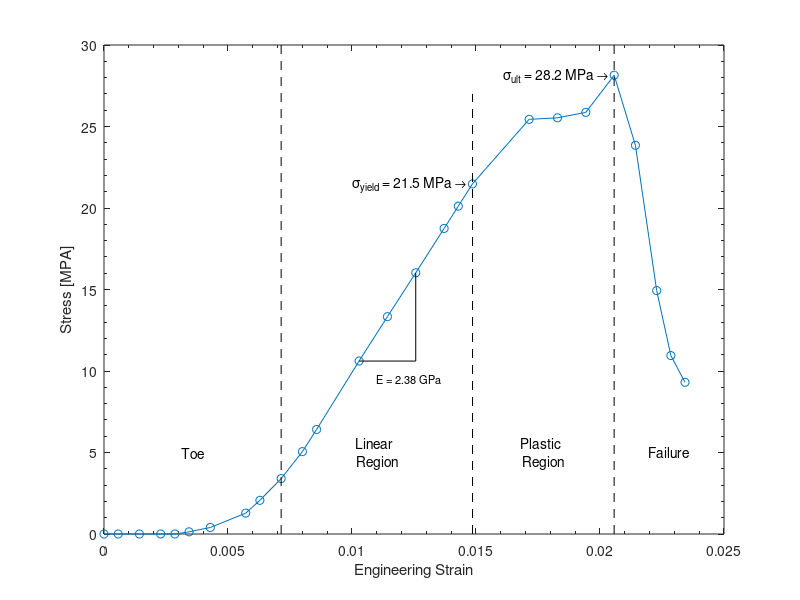

This figure's MATLAB source:
% Homework 9, question 1 plot of stress/strain curve

L = 0.035;      % meters
A = 150/1000^2; % meters^2

load ACL_data.mat

% Convert to meters
ACL_data(:,1) = ACL_data(:,1)/1000;

strain = ACL_data(:,1)/L;  % Strain
stress = (ACL_data(:,2)/A) / 10^6;  % MPa



close all
figure
hold on; box on;
set(gca,'XMinorTick','on','YMinorTick','on')
plot(strain, stress,'-o')
xlabel('Engineering Strain')
ylabel('Stress [MPA]')
axis([0, 0.025, 0, 30])
line([0.007143, 0.007143],[0,30],'LineStyle','--','Color','k')
line([0.01486, 0.01486],[0,27],'LineStyle','--','Color','k')
line([0.02057, 0.02057],[0,30],'LineStyle','--','Color','k')

text(0.00714/2, 5,'Toe','HorizontalAlignment','center')
text((0.00714 + 0.0149)/2, 5, sprintf('Linear  \nRegion'),'HorizontalAlignment','center')
text((0.02057 + 0.0149)/2, 5, sprintf('Plastic  \nRegion'),'HorizontalAlignment','center')
text((0.025 + 0.02057)/2, 5,'Failure','HorizontalAlignment','center')

text(0.01486, 21.48,'\sigma_{yield} = 21.5 MPa \rightarrow  ','HorizontalAlignment','right')
text(0.02057, 28.15, '\sigma_{ult} = 28.2 MPa \rightarrow  ','HorizontalAlignment','right')

line([0.01029, 0.01257, 0.01257],[10.61, 10.61, 16.03],'Color','k')
text(0.0123, 9.5,'E = 2.38 GPa','HorizontalAlignment','center','FontSize',8)

hold off